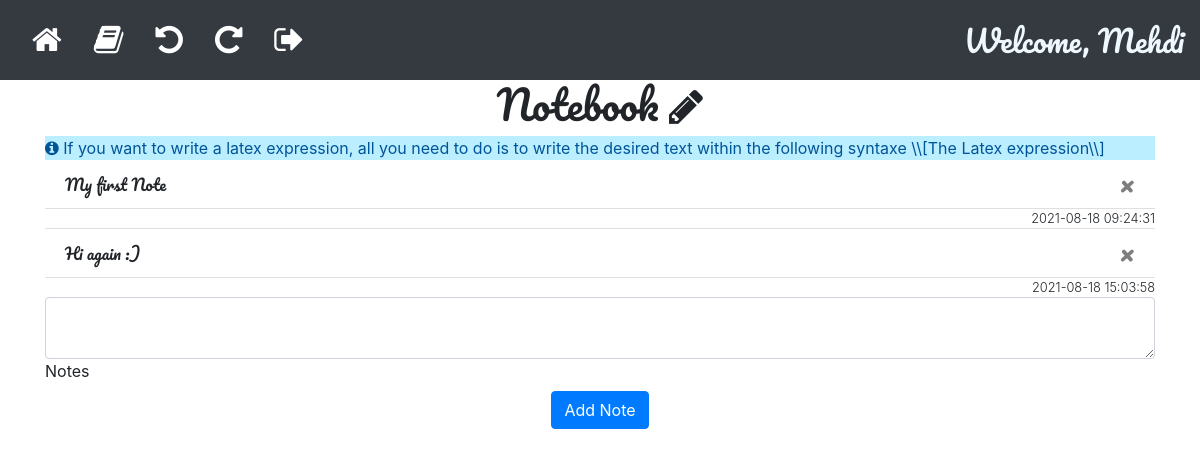
/Notebook (signed in), run on the app's committed database.
### app/models.py (models this page shows)
class User(db.Model, UserMixin):
    id = db.Column(db.Integer, primary_key=True)
    email = db.Column(db.String(150), unique=True)
    password = db.Column(db.String(150))
    first_name = db.Column(db.String(150))
    notes = db.relationship('Note')

class Note(db.Model):
    id = db.Column(db.Integer, primary_key=True)
    data = db.Column(db.String(10000))
    date = db.Column(db.DateTime(timezone=True), default=func.now())
    user_id = db.Column(db.Integer, db.ForeignKey('user.id'))

### app/views.py (the view, shortened to what this page needs)
@views.route('/Notebook', methods=['GET', 'POST'])
@login_required
def Notebook():
    return render_template("Notebook.html", user=current_user)

### app/__init__.py (called while the page is built)
def create_app():
    app = Flask(__name__, static_folder='static', template_folder='templates')
    app.config['SECRET_KEY'] = 'aaaaaaaaaaaaaaaaaaaaaaaaaaaaaaaaaaa'
    app.config['SQLALCHEMY_DATABASE_URI'] = f'sqlite:///{DB_NAME}'
    db.init_app(app)
    from .views import views
    from .auth import auth
    app.register_blueprint(views, url_prefix='/')
    app.register_blueprint(auth, url_prefix='/')
    from .models import User, Note
    create_database(app)
    login_manager = LoginManager()
    login_manager.login_view = 'auth.login'
    login_manager.init_app(app)
    @login_manager.user_loader
    def load_user(id):
        return User.query.get(int(id))
    return app

### app/templates/Notebook.html (shortened to what this page needs)
{% extends "base.html" %}
        {%block username %}Welcome, {{user.first_name}} {%endblock%}
        {% block content%}
        <h1 align="center" style="font-family:pacifico;">Notebook
            <i class="fa fa-pencil" aria-hidden="true" title="What's up?"> </i>
        </h1>
        <div class="info-msg">
            <i class="fa fa-info-circle"></i>
            If you want to write a latex expression, all you need to do is to write the desired text within the following
            syntaxe \\[The Latex expression\\]
        </div>
            <ul class="list-group list-group-flush" id="notes">
                {% for note in user.notes %}
                <li style="font-family:pacifico;" class="list-group-item">
                    {{ note.data }}
                    <button type="button" class="close" onClick="deleteNote({{ note.id }})">
                        <span aria-hidden="true">&times;</span>
                    </button>
                </li>
                <small class="font-weight-light text-right">{{ note.date }}</small>
                {% endfor %}
            </ul>
        <form method="POST" enctype="multipart/form-data" >
            <div class="form-outline">
                <textarea  style="font-family:pacifico;" name="note" id="note" class="form-control" ></textarea>
                <label class="form-label" for="note">Notes</label>
            </div>
            <div align="center">
                <button type="submit" class="btn btn-primary">Add Note</button>
            </div>
        </form>
        {% endblock %}

### app/static/CSS/Math.css (style rules this page uses)
.info-msg { color: #059; background-color: #BEF; }

### data on the page
User: first_name "Mehdi"
Note: data "My first Note", date "2021-08-18 09:24:31"
Note: data "Hi again :)", date "2021-08-18 15:03:58"
